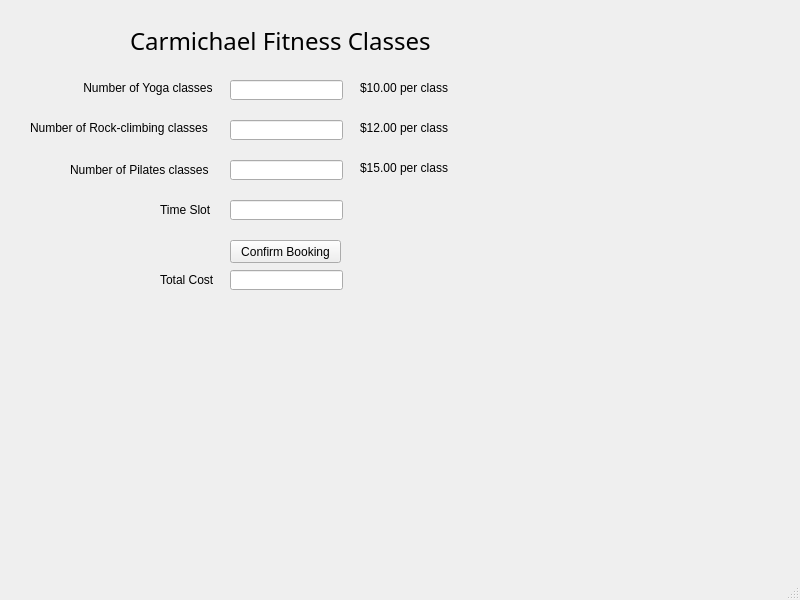
<?xml version="1.0" encoding="UTF-8"?>
<ui version="4.0">
 <class>fitnessClassScheduler</class>
 <widget class="QMainWindow" name="fitnessClassScheduler">
  <property name="geometry">
   <rect>
    <x>0</x>
    <y>0</y>
    <width>800</width>
    <height>600</height>
   </rect>
  </property>
  <property name="font">
   <font>
    <family>Arial</family>
    <pointsize>9</pointsize>
   </font>
  </property>
  <property name="windowTitle">
   <string>Fitness Class Scheduler</string>
  </property>
  <widget class="QWidget" name="centralwidget">
   <widget class="QLabel" name="lblGymName">
    <property name="geometry">
     <rect>
      <x>130</x>
      <y>30</y>
      <width>331</width>
      <height>21</height>
     </rect>
    </property>
    <property name="font">
     <font>
      <family>Arial Rounded MT Bold</family>
      <pointsize>18</pointsize>
     </font>
    </property>
    <property name="text">
     <string>Carmichael Fitness Classes</string>
    </property>
   </widget>
   <widget class="QLabel" name="lblYoga">
    <property name="geometry">
     <rect>
      <x>80</x>
      <y>80</y>
      <width>141</width>
      <height>16</height>
     </rect>
    </property>
    <property name="text">
     <string> Number of Yoga classes</string>
    </property>
   </widget>
   <widget class="QLabel" name="lblRockClimbing">
    <property name="geometry">
     <rect>
      <x>30</x>
      <y>120</y>
      <width>201</width>
      <height>16</height>
     </rect>
    </property>
    <property name="text">
     <string>Number of Rock-climbing classes</string>
    </property>
   </widget>
   <widget class="QLabel" name="lblPilates">
    <property name="geometry">
     <rect>
      <x>70</x>
      <y>160</y>
      <width>151</width>
      <height>20</height>
     </rect>
    </property>
    <property name="text">
     <string>Number of Pilates classes</string>
    </property>
   </widget>
   <widget class="QLineEdit" name="txtYoga">
    <property name="geometry">
     <rect>
      <x>230</x>
      <y>80</y>
      <width>113</width>
      <height>20</height>
     </rect>
    </property>
   </widget>
   <widget class="QLineEdit" name="txtRockClimbing">
    <property name="geometry">
     <rect>
      <x>230</x>
      <y>120</y>
      <width>113</width>
      <height>20</height>
     </rect>
    </property>
   </widget>
   <widget class="QLineEdit" name="txtPilates">
    <property name="geometry">
     <rect>
      <x>230</x>
      <y>160</y>
      <width>113</width>
      <height>20</height>
     </rect>
    </property>
   </widget>
   <widget class="QLabel" name="lblTime">
    <property name="geometry">
     <rect>
      <x>160</x>
      <y>200</y>
      <width>61</width>
      <height>20</height>
     </rect>
    </property>
    <property name="text">
     <string>Time Slot</string>
    </property>
   </widget>
   <widget class="QLineEdit" name="txtTime">
    <property name="geometry">
     <rect>
      <x>230</x>
      <y>200</y>
      <width>113</width>
      <height>20</height>
     </rect>
    </property>
   </widget>
   <widget class="QLabel" name="lblYogaPrice">
    <property name="geometry">
     <rect>
      <x>360</x>
      <y>80</y>
      <width>101</width>
      <height>16</height>
     </rect>
    </property>
    <property name="text">
     <string>$10.00 per class</string>
    </property>
   </widget>
   <widget class="QLabel" name="lblRockClimbingPrice">
    <property name="geometry">
     <rect>
      <x>360</x>
      <y>120</y>
      <width>101</width>
      <height>16</height>
     </rect>
    </property>
    <property name="text">
     <string>$12.00 per class</string>
    </property>
   </widget>
   <widget class="QLabel" name="lblPilatesPrice">
    <property name="geometry">
     <rect>
      <x>360</x>
      <y>160</y>
      <width>91</width>
      <height>16</height>
     </rect>
    </property>
    <property name="text">
     <string>$15.00 per class</string>
    </property>
   </widget>
   <widget class="QPushButton" name="btnConfirm">
    <property name="geometry">
     <rect>
      <x>230</x>
      <y>240</y>
      <width>111</width>
      <height>23</height>
     </rect>
    </property>
    <property name="text">
     <string>Confirm Booking</string>
    </property>
   </widget>
   <widget class="QLabel" name="lblTotal">
    <property name="geometry">
     <rect>
      <x>160</x>
      <y>270</y>
      <width>61</width>
      <height>20</height>
     </rect>
    </property>
    <property name="text">
     <string>Total Cost</string>
    </property>
   </widget>
   <widget class="QLineEdit" name="txtTotal">
    <property name="geometry">
     <rect>
      <x>230</x>
      <y>270</y>
      <width>113</width>
      <height>20</height>
     </rect>
    </property>
    <property name="readOnly">
     <bool>true</bool>
    </property>
   </widget>
  </widget>
  <widget class="QMenuBar" name="menubar">
   <property name="geometry">
    <rect>
     <x>0</x>
     <y>0</y>
     <width>800</width>
     <height>21</height>
    </rect>
   </property>
  </widget>
  <widget class="QStatusBar" name="statusbar"/>
 </widget>
 <resources/>
 <connections/>
</ui>
